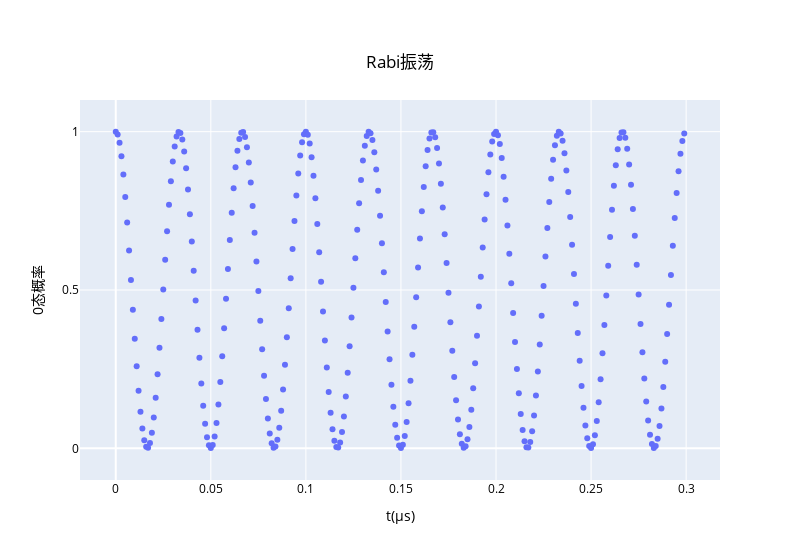

The cell this chart's notebook holds for it:
### Code cell
fig = go.Figure()
fig.add_trace(
    go.Scatter(
        x=nddata[:, 0], y=nddata[:, 1], name="state 0 probability", mode="markers"
    )
)
fig.update_yaxes(
    range=[-0.1, 1.1],
    dtick=0.5,
)
fig.update_layout(
    title={"text": "Rabi振荡", "y": 0.9, "x": 0.5, "xanchor": "center", "yanchor": "top"},
    xaxis_title="t(μs)",
    yaxis_title="0态概率",
    font=dict(color="black"),
    width=800,
)
fig.show()

### Figure 1 — Plotly figure (JSON) as saved in the notebook; plotly's stock layout.template omitted (floating-point values rounded to 4 significant figures; data arrays with more than 128 entries replaced by an {"elided": "..."} marker saying what was removed)
{"data": [{"mode": "markers", "name": "state 0 probability", "type": "scatter", "x": {"elided": "300 float values"}, "y": {"elided": "300 float values"}}], "layout": {"font": {"color": "black"}, "title": {"text": "Rabi振荡", "x": 0.5, "xanchor": "center", "y": 0.9, "yanchor": "top"}, "width": 800, "xaxis": {"title": {"text": "t(μs)"}}, "yaxis": {"dtick": 0.5, "range": [-0.1, 1.1], "title": {"text": "0态概率"}}}}
